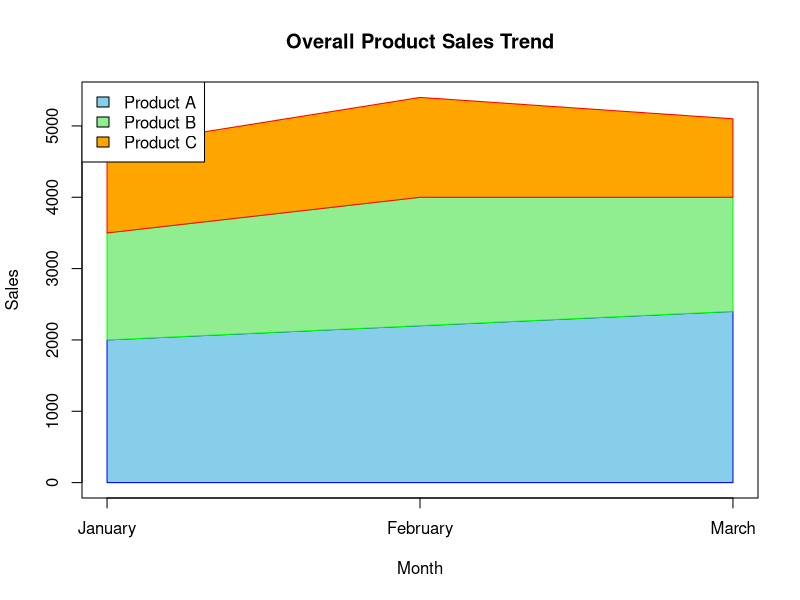

The R source for this figure:
# ==========================================
# PROGRAM 2: STACKED AREA CHART
# ==========================================

# Months
month <- c(
  "January",
  "February",
  "March"
)

# Product sales
product_A <- c(
  2000,
  2200,
  2400
)

product_B <- c(
  1500,
  1800,
  1600
)

product_C <- c(
  1200,
  1400,
  1100
)

# Calculate cumulative sales
total_A <- product_A

total_AB <- product_A + product_B

total_ABC <- product_A + product_B + product_C

# Create empty plot
plot(
  1:3,
  total_ABC,
  type = "n",
  xaxt = "n",
  xlab = "Month",
  ylab = "Sales",
  main = "Overall Product Sales Trend",
  ylim = c(
    0,
    max(total_ABC)
  )
)

# Add month labels
axis(
  1,
  at = 1:3,
  labels = month
)

# Product A area
polygon(
  c(1:3, 3:1),
  c(
    total_A,
    rep(0, 3)
  ),
  col = "skyblue",
  border = "blue"
)

# Product B area
polygon(
  c(1:3, 3:1),
  c(
    total_AB,
    rev(total_A)
  ),
  col = "lightgreen",
  border = "green"
)

# Product C area
polygon(
  c(1:3, 3:1),
  c(
    total_ABC,
    rev(total_AB)
  ),
  col = "orange",
  border = "red"
)

# Add legend
legend(
  "topleft",
  legend = c(
    "Product A",
    "Product B",
    "Product C"
  ),
  fill = c(
    "skyblue",
    "lightgreen",
    "orange"
  )
)
